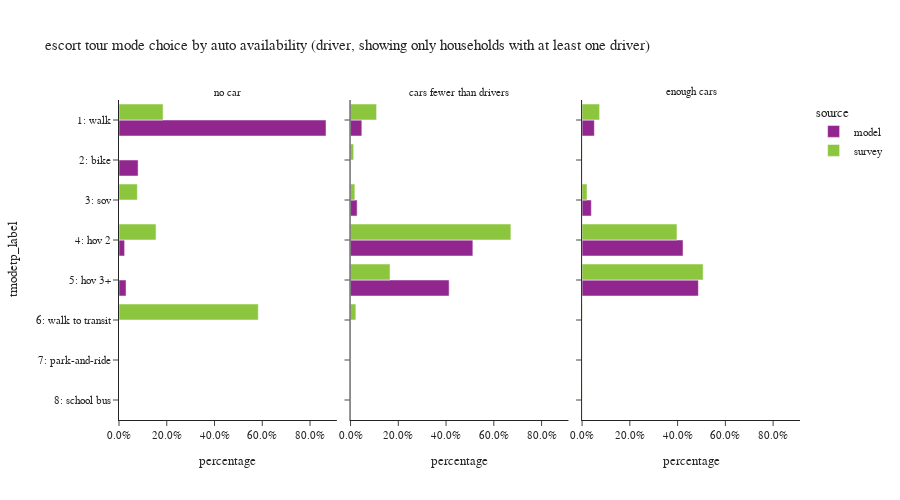

Source (notebook cell):
### Code cell
plot_mode_choice(es_tour.loc[es_tour['auto_available_driver'] != "no dirver"], "auto_available_driver",
                 {"auto_available_driver": ["no car", "cars fewer than drivers", "enough cars"],
                  "tmodetp_label": ["1: walk", "2: bike", "3: sov", "4: hov 2", "5: hov 3+", "6: walk to transit",
                                    "7: park-and-ride", "8: school bus", "9: other–survey only"]},
                 "auto availability (driver, showing only households with at least one driver)", 3, 500, 900)

### Figure 1 — Plotly figure (JSON) as saved in the notebook; plotly's stock layout.template omitted (floating-point values rounded to 4 significant figures)
{"data": [{"alignmentgroup": "True", "customdata": [[22884], [2112], [620], [780]], "hovertemplate": "source=model<br>auto_available_driver=no car<br>percentage=%{x}<br>tmodetp_label=%{y}<br>sample count=%{customdata[0]}<extra></extra>", "legendgroup": "model", "marker": {"color": "#91268F", "pattern": {"shape": ""}}, "name": "model", "offsetgroup": "model", "orientation": "h", "showlegend": true, "textposition": "auto", "type": "bar", "x": [0.8669, 0.08001, 0.02349, 0.02955], "xaxis": "x", "y": ["1: walk", "2: bike", "4: hov 2", "5: hov 3+"], "yaxis": "y"}, {"alignmentgroup": "True", "customdata": [[4], [1], [1], [4]], "hovertemplate": "source=survey<br>auto_available_driver=no car<br>percentage=%{x}<br>tmodetp_label=%{y}<br>sample count=%{customdata[0]}<extra></extra>", "legendgroup": "survey", "marker": {"color": "#8CC63E", "pattern": {"shape": ""}}, "name": "survey", "offsetgroup": "survey", "orientation": "h", "showlegend": true, "textposition": "auto", "type": "bar", "x": [0.1846, 0.07694, 0.1552, 0.5832], "xaxis": "x", "y": ["1: walk", "3: sov", "4: hov 2", "6: walk to transit"], "yaxis": "y"}, {"alignmentgroup": "True", "customdata": [[9436], [5505], [102213], [82386]], "hovertemplate": "source=model<br>auto_available_driver=cars fewer than drivers<br>percentage=%{x}<br>tmodetp_label=%{y}<br>sample count=%{customdata[0]}<extra></extra>", "legendgroup": "model", "marker": {"color": "#91268F", "pattern": {"shape": ""}}, "name": "model", "offsetgroup": "model", "orientation": "h", "showlegend": false, "textposition": "auto", "type": "bar", "x": [0.04729, 0.02759, 0.5122, 0.4129], "xaxis": "x2", "y": ["1: walk", "3: sov", "4: hov 2", "5: hov 3+"], "yaxis": "y2"}, {"alignmentgroup": "True", "customdata": [[39], [7], [13], [100], [55], [2], [1]], "hovertemplate": "source=survey<br>auto_available_driver=cars fewer than drivers<br>percentage=%{x}<br>tmodetp_label=%{y}<br>sample count=%{customdata[0]}<extra></extra>", "legendgroup": "survey", "marker": {"color": "#8CC63E", "pattern": {"shape": ""}}, "name": "survey", "offsetgroup": "survey", "orientation": "h", "showlegend": false, "textposition": "auto", "type": "bar", "x": [0.1091, 0.01313, 0.01814, 0.6715, 0.1654, 0.0224, 0.0002966], "xaxis": "x2", "y": ["1: walk", "2: bike", "3: sov", "4: hov 2", "5: hov 3+", "6: walk to transit", "8: school bus"], "yaxis": "y2"}, {"alignmentgroup": "True", "customdata": [[20604], [2], [15536], [169454], [195214]], "hovertemplate": "source=model<br>auto_available_driver=enough cars<br>percentage=%{x}<br>tmodetp_label=%{y}<br>sample count=%{customdata[0]}<extra></extra>", "legendgroup": "model", "marker": {"color": "#91268F", "pattern": {"shape": ""}}, "name": "model", "offsetgroup": "model", "orientation": "h", "showlegend": false, "textposition": "auto", "type": "bar", "x": [0.05141, 4.99e-06, 0.03876, 0.4228, 0.487], "xaxis": "x3", "y": ["1: walk", "2: bike", "3: sov", "4: hov 2", "5: hov 3+"], "yaxis": "y3"}, {"alignmentgroup": "True", "customdata": [[37], [4], [15], [188], [174], [4], [2]], "hovertemplate": "source=survey<br>auto_available_driver=enough cars<br>percentage=%{x}<br>tmodetp_label=%{y}<br>sample count=%{customdata[0]}<extra></extra>", "legendgroup": "survey", "marker": {"color": "#8CC63E", "pattern": {"shape": ""}}, "name": "survey", "offsetgroup": "survey", "orientation": "h", "showlegend": false, "textposition": "auto", "type": "bar", "x": [0.07336, 0.0003836, 0.02066, 0.3974, 0.5069, 0.0008038, 0.0005181], "xaxis": "x3", "y": ["1: walk", "2: bike", "3: sov", "4: hov 2", "5: hov 3+", "6: walk to transit", "8: school bus"], "yaxis": "y3"}], "layout": {"annotations": [{"font": {}, "showarrow": false, "text": "no car", "x": 0.16, "xanchor": "center", "xref": "paper", "y": 1.0, "yanchor": "bottom", "yref": "paper"}, {"font": {}, "showarrow": false, "text": "cars fewer than drivers", "x": 0.5, "xanchor": "center", "xref": "paper", "y": 1.0, "yanchor": "bottom", "yref": "paper"}, {"font": {}, "showarrow": false, "text": "enough cars", "x": 0.84, "xanchor": "center", "xref": "paper", "y": 1.0, "yanchor": "bottom", "yref": "paper"}], "barmode": "group", "height": 500, "legend": {"title": {"text": "source"}, "tracegroupgap": 0}, "title": {"text": "escort tour mode choice by auto availability (driver, showing only households with at least one driver)"}, "width": 900, "xaxis": {"anchor": "y", "domain": [0.0, 0.32], "tickformat": ".1%", "title": {"text": "percentage"}}, "xaxis2": {"anchor": "y2", "domain": [0.34, 0.66], "matches": "x", "tickformat": ".1%", "title": {"text": "percentage"}}, "xaxis3": {"anchor": "y3", "domain": [0.68, 1.0], "matches": "x", "tickformat": ".1%", "title": {"text": "percentage"}}, "yaxis": {"anchor": "x", "categoryarray": ["9: other–survey only", "8: school bus", "7: park-and-ride", "6: walk to transit", "5: hov 3+", "4: hov 2", "3: sov", "2: bike", "1: walk"], "categoryorder": "array", "domain": [0.0, 1.0], "title": {"text": "tmodetp_label"}}, "yaxis2": {"anchor": "x2", "domain": [0.0, 1.0], "matches": "y", "showticklabels": false}, "yaxis3": {"anchor": "x3", "domain": [0.0, 1.0], "matches": "y", "showticklabels": false}}}
